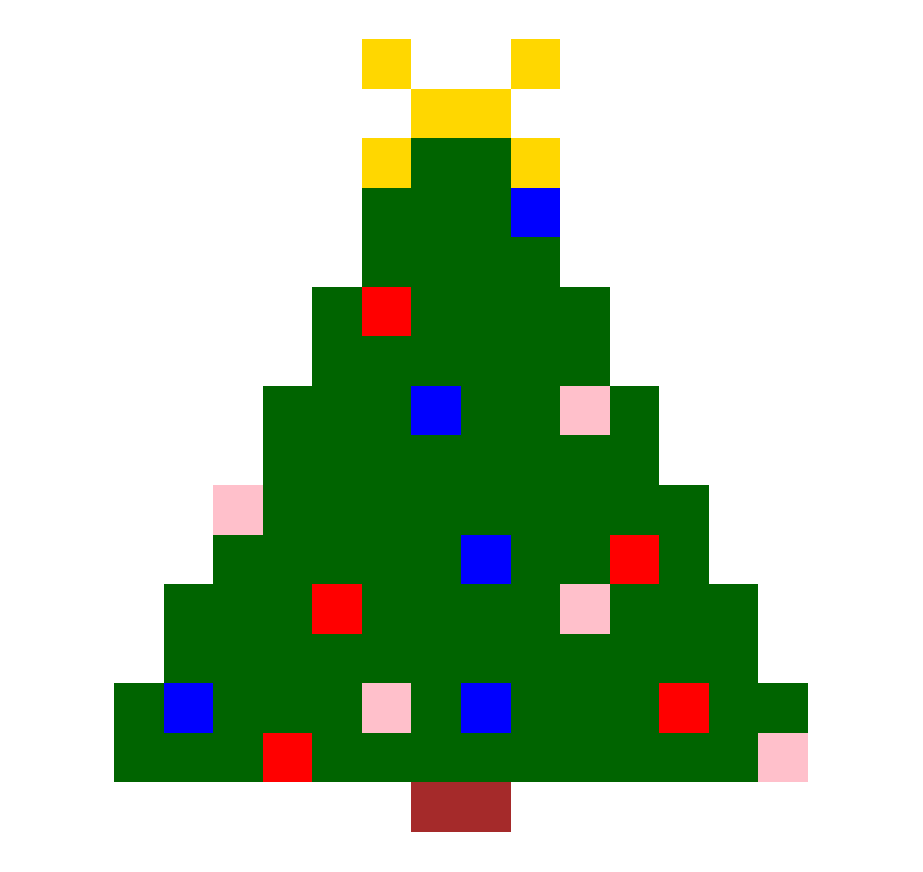

This figure's R source:
library(ggplot2)
library(tidyr)
library(dplyr)

df <- data.frame(
  
  r1 =  c(0,0,0,0,0,0,2,0,0,2,0,0,0,0,0,0),
  r2 =  c(0,0,0,0,0,0,0,2,2,0,0,0,0,0,0,0),
  r3 =  c(0,0,0,0,0,0,2,1,1,2,0,0,0,0,0,0),
  r4 =  c(0,0,0,0,0,0,1,1,1,4,0,0,0,0,0,0),
  r5 =  c(0,0,0,0,0,0,1,1,1,1,0,0,0,0,0,0),
  r6 =  c(0,0,0,0,0,1,3,1,1,1,1,0,0,0,0,0),
  r7 =  c(0,0,0,0,0,1,1,1,1,1,1,0,0,0,0,0),
  r8 =  c(0,0,0,0,1,1,1,4,1,1,5,1,0,0,0,0),
  r9 =  c(0,0,0,0,1,1,1,1,1,1,1,1,0,0,0,0),
  r10 = c(0,0,0,5,1,1,1,1,1,1,1,1,1,0,0,0),
  r11 = c(0,0,0,1,1,1,1,1,4,1,1,3,1,0,0,0),
  r12 = c(0,0,1,1,1,3,1,1,1,1,5,1,1,1,0,0),
  r13 = c(0,0,1,1,1,1,1,1,1,1,1,1,1,1,0,0),
  r14 = c(0,1,4,1,1,1,5,1,4,1,1,1,3,1,1,0),
  r15 = c(0,1,1,1,3,1,1,1,1,1,1,1,1,1,5,0),
  r16 = c(0,0,0,0,0,0,0,6,6,0,0,0,0,0,0,0)
)

df <- as.data.frame(t(df))
df_2 <- df_t %>%
  mutate(y = row_number()) %>%
  pivot_longer(cols = -y, names_to = "x", values_to = "val") %>% 
  mutate(x = as.integer(sub("V", "", x)))                        


ggplot(df_2, aes(x = x, y = y, fill = factor(val))) +
  geom_tile() +
  coord_equal() +
  scale_y_reverse() +
  scale_fill_manual(
    values = c("0" = "white", "1" = "darkgreen", "2" = "gold", "3" = "red", "4" = "blue", "5" = "pink", "6" = "brown")
  ) +
  theme_void()+
  theme(legend.position = "none")
